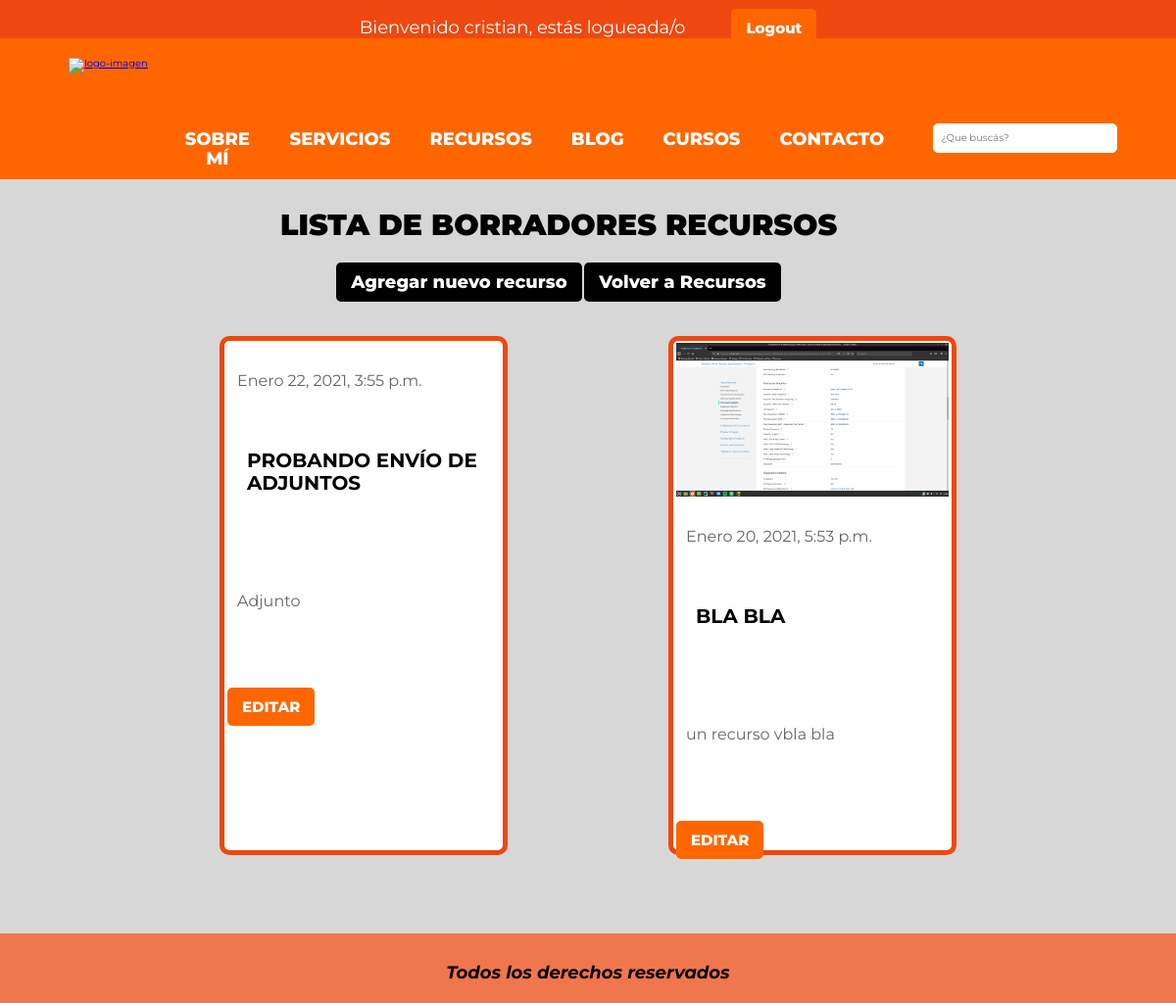
Before: /recursos/recurso/borrador/ (signed in) with the older database file.
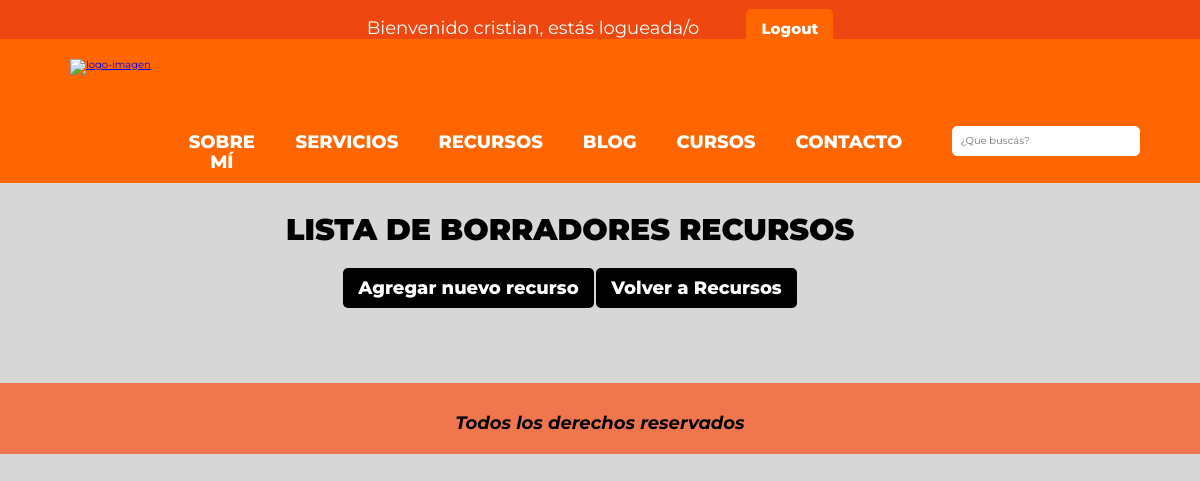
After: the same page with the newer database file.
### recursos/models.py (models this page shows, shortened)
class Recurso(models.Model):
    titulo = models.CharField(max_length=200)
    texto = RichTextField(null=True, blank=True)
    imagen = models.ImageField(upload_to='recursos', null=True, blank=True, verbose_name='Imagen de portada')
    autor = models.ForeignKey(settings.AUTH_USER_MODEL, on_delete=CASCADE)
    creado = models.DateTimeField(default=timezone.now)
    publicado = models.DateTimeField(null=True, blank=True)
    archivo = models.FileField(upload_to='archivos_recursos' ,blank=True, null=True)
    class Meta:
        verbose_name = 'recurso'
        verbose_name_plural = 'recursos'

### recursos/views.py (the view)
# urls.py: path('recurso/borrador/', views.lista_borrador_recursos, name='lista_borrador_recursos'),
@login_required
def lista_borrador_recursos(request):
    recursos_no_public = Recurso.objects.filter(publicado__isnull=True).order_by('-creado')
    return render(request, 'recursos/borrador_recursos.html', {'recursos': recursos_no_public})

### recursos/templates/recursos/borrador_recursos.html
{% extends 'blog/layout.html' %}
{% block content %}
<div class="contenedor contenedor-lista-borrador">
    <h2><strong>Lista de borradores Recursos </strong></h2>
    <a href="{% url 'recursos:nuevo_recurso' %}" id="Nuevo_post" class="boton boton-lista-post">Agregar nuevo recurso</a>
    <a href="{% url 'recursos:recursos' %}" class="boton boton-lista-post" >Volver a Recursos</a>
</div>
<main class="contenedor-blog-interno">
    {% for recurso in recursos %}
        <div class="contenido-blog">
            {% if recurso.imagen.url is not None %}
                <img src='{{ recurso.imagen.url }}'>
            {% endif %}
            <p>{{ recurso.creado }}</p>
            <h2>{{ recurso.titulo }}</h2>
            <p>{{ recurso.texto|truncatewords:15|safe }}</p>
            <a href="{% url 'recursos:editar_recurso' pk=recurso.pk %}" class="boton boton-blog">Editar</a>
        </div>
    {% endfor %}
</main>
{% endblock %}

Changed rows visible on the page:
removed Recurso: creado "Enero 22, 2021, 3:55 p.m.", titulo "PROBANDO ENVÍO DE ADJUNTOS", texto "Adjunto"
removed Recurso: imagen (picture), creado "Enero 20, 2021, 5:53 p.m.", titulo "BLA BLA", texto "un recurso vbla bla"
